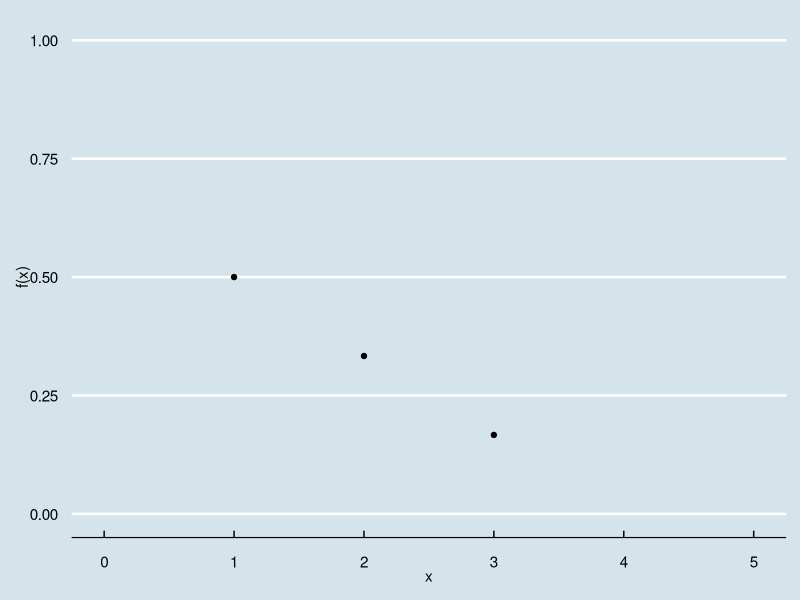

The R source for this figure:
## ---- chunk 1
library(ggplot2)
library(tibble)
library(ggthemes)
theme_set(theme_economist())

## ---- chunk 2
pmf <- tribble(
  ~x, ~`f(x)`,
  1, (3/6),
  2, (2/6),
  3, (1/6)
)

g <- ggplot(pmf, mapping = aes(x = x, y = `f(x)`)) +
  geom_point() +
  lims(
    y = c(0, 1),
    x = c(0, 5)
  )

g
